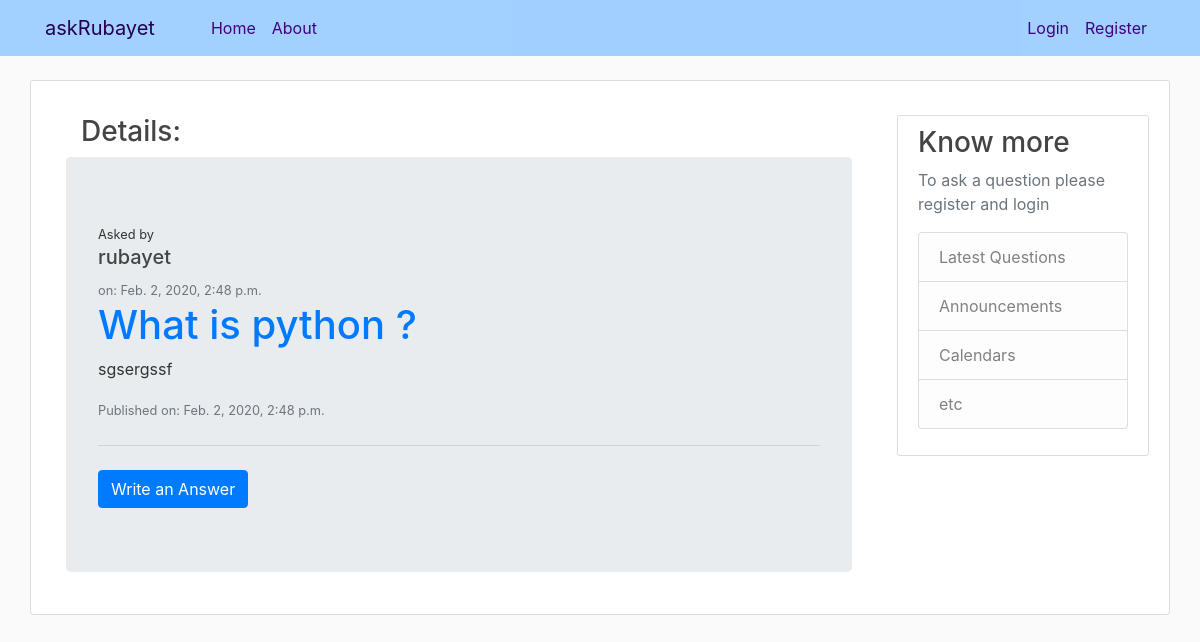
/question/1/, run on an earlier commit of the app's database.
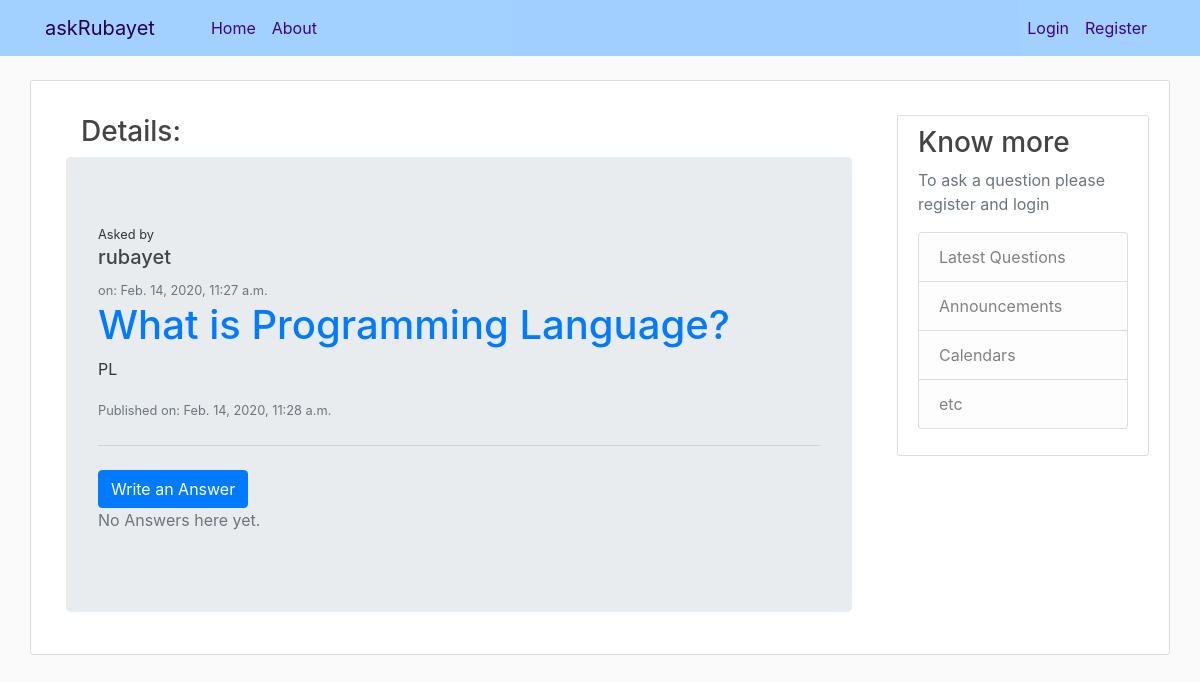
And on a later commit of the database.
### ask/models.py (models this page shows, shortened)
class Question(models.Model):
    author                  = models.ForeignKey(settings.AUTH_USER_MODEL, on_delete=models.CASCADE)
    title                   = models.CharField(max_length=300)
    optional_description    = models.TextField(blank=True, null=True)
    created_date            = models.DateTimeField(default=timezone.now)
    published_date          = models.DateTimeField(blank=True, null=True)

### ask/views.py (the view)
# urls.py: path('question/<int:pk>/', views.ques_detail, name = 'ques_detail'),
def ques_detail(request, pk):
    que = get_object_or_404(Question, pk=pk)
    return render(request, 'ask/ques_detail.html', {'que': que})

### ask/templates/ask/ques_detail.html (shortened to what this page needs)
{% extends "ask/base.html" %}
{% block content %}
<div class="container">
  <h3 class="container">Details:</h3>
  <div class="jumbotron">
    <small>Asked by</small>
    {% if que.author.first_name %}
      <h5>{{ que.author.first_name }}</h5>
    {% else %}
      <h5>{{ que.author }}</h5>
    {% endif %}
    <small class="text-muted"> on: {{ que.created_date }}</small>
    <h1 class="display-5"><a href="{% url 'ques_detail' pk=que.pk %}">{{ que.title }}</a></h1>
    <p>{{ que.optional_description|linebreaksbr }}</p>
    {% if que.published_date %}
      <small class="text-muted">Published on: {{ que.published_date }}</small>
    {% endif %}
    {% if que.published_date %}
      <hr class="my-4">
      <a class="btn btn-primary" href="{% url 'add_answer_to_que' pk=que.pk %}">
        Write an Answer</a>
      {% for ans in que.answer.all %}
        {% if user.is_authenticated or ans.approved_answer %}
        <div class="answer">
          <strong>{{ ans.author }}</strong> Says
          <small class="text-muted">on {{ ans.created_date }} </small>
          <p class="lead">{{ ans.text }}</p>
          <div class="date">
            {% if not ans.approved_answer %}
              <a class="btn btn-outline-danger" href="{% url 'answer_remove' pk=ans.pk %}"><span class="glyphicon glyphicon-remove"></span>Remove</a>
              <a class="btn btn-outline-success" href="{% url 'answer_approve' pk=ans.pk %}"><span class="glyphicon glyphicon-ok"></span>Approve</a>
            {% endif %}
            {% if ans.approved_answer %}
              <a class="btn btn-outline-warning" href="{% url 'answer_hide' pk=ans.pk %}"><span class="glyphicon glyphicon-remove"></span>Hide</a>
            {% endif %}
          </div>
        </div>
        {% endif %}
      {% empty %}
        <p class="text-muted">No Answers here yet.</p>
      {% endfor %}
    {% endif %}
  </div>
</div>
{% endblock content %}

What changed in the data, as far as the page shows it:
changed Question "rubayet": created_date "Feb. 2, 2020, 2:48 p.m." → "Feb. 14, 2020, 11:27 a.m."; title "What is python ?" → "What is Programming Language?"; optional_description "sgsergssf" → "PL"; published_date "Feb. 2, 2020, 2:48 p.m." → "Feb. 14, 2020, 11:28 a.m."
Also different on the page:
text now shown: "No Answers here yet."
